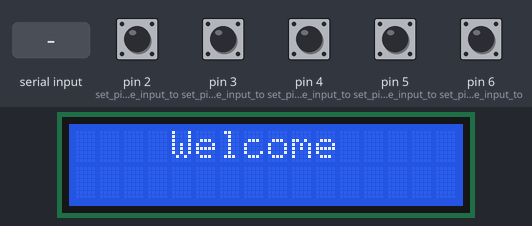
Bench run of a sketch on a simulated Arduino Uno, built with avr-gcc and run on an emulated ATmega328P. Parts: 16×2 character LCD. The inputs (shaded band) are chosen by the test bench; at power-on: pin 2 (set_pin_2_to_be_input_to), pin 3 (set_pin_3_to_be_input_to), pin 4 (set_pin_4_to_be_input_to), pin 5 (set_pin_5_to_be_input_to), pin 6 (set_pin_6_to_be_input_to) LOW.

Above: at 1.2 s.
1.3 s: "1" received over Serial
At 2.2 s:
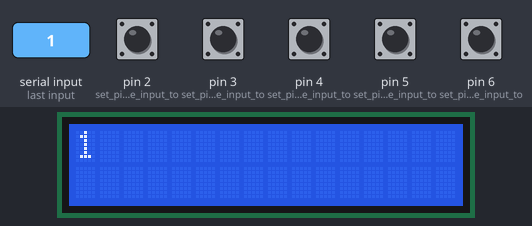
2.8 s: "0" received over Serial
At 3.4 s:
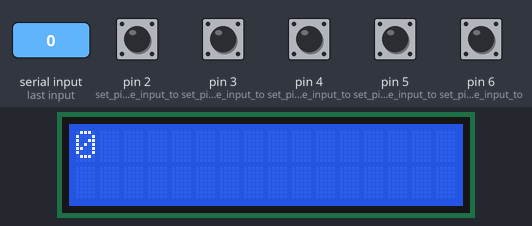
Timing chart, 0 to 5.8 s (numbered marks = the images above; inputs shaded):
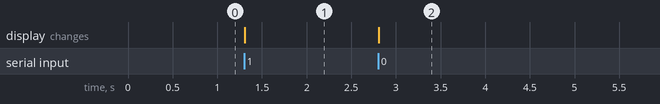

Measured:
- after the input at 1.3 s, the display: changes at once (image 1)
- after the input at 2.8 s, the display: changes at once (image 2)

The sketch:

Spotify.ino
```cpp
#include <LiquidCrystal.h>

// set up pins on LCD display
LiquidCrystal lcd(7, 8, 9, 10, 11, 12);
String screen_info;

void setup() {
  Serial.begin(9600);
  Serial.setTimeout(5);
  pinMode(6, INPUT); // set pin 6 to be input to push button down
  pinMode(5, INPUT); // set pin 5 to be input to push button right
  pinMode(4, INPUT); // set pin 4 to be input to push button select
  pinMode(3, INPUT); // set pin 3 to be input to push button left
  pinMode(2, INPUT); // set pin 2 to be input to push button up

  lcd.begin(16, 2);
  lcd.setCursor(0, 0);
  lcd.print("    Welcome   ");
}

void selectButton (){
  Serial.print("SELECT\n");
  delay(250);
}

void rightButton(){
  Serial.print("RIGHT\n");
  delay(250);
}

void leftButton(){
  Serial.print("LEFT\n");
  delay(250);
}

void upButton(){
  Serial.print("UP\n");
  delay(250);
}

void downButton(){
  Serial.print("DOWN\n");
  delay(250);
}

void loop() {

  // button detection
  if (digitalRead(5) > 0)
    rightButton();

  else if (digitalRead(4) > 0)
    selectButton();

  else if (digitalRead(3) > 0)
    leftButton();

  else if (digitalRead(2) > 0)
    upButton();

  else if (digitalRead(6) > 0)
    downButton();

  // serial communication with python
  if (Serial.available() > 0)
  {
    screen_info = Serial.readString();

    lcd.clear();
    lcd.setCursor(0, 0);
    lcd.print(screen_info);
  }
}
```
